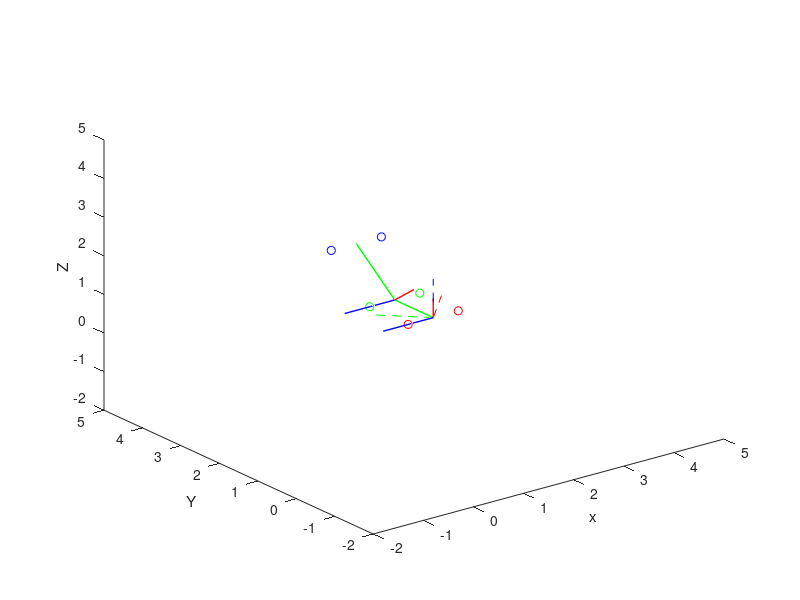

The MATLAB script that drew this image:
clear all;

% Creating four points emulating marker from distal segments
point1d = [1 1 1];
point2d = [2 1 1];
point3 = [2 2 1];
point4 = [1 2 1];

% Creating  points emulating marker from proximal segments
point1p = [2 3 2];
point2p = [1 3 2]; 

% Plotting 4 points
figure;
plot3(point1d(1),point1d(2),point1d(3),'or');
hold on;
plot3(point2d(1),point2d(2),point2d(3),'or');
plot3(point3(1),point3(2),point3(3),'og');
plot3(point4(1),point4(2),point4(3),'og');

plot3(point1p(1),point1p(2),point1p(3),'ob');
plot3(point2p(1),point2p(2),point2p(3),'ob');

xlabel(' x ');
ylabel(' Y ');
zlabel(' Z ');
xlim([-2 5])
ylim([-2 5])
zlim([-2 5])


% Creating distal segment axis
distal_origin  = (point1d + point2d)/2;
distal_end  = (point3 + point4)/2;

distal_y_v = distal_end - distal_origin;
distal_y_v_p = [distal_origin; distal_origin+distal_y_v];
distal_y_uv = distal_y_v./vecnorm(distal_y_v);

distal_z_v = point2d - distal_origin;
distal_z_v_p = [distal_origin; distal_origin+distal_z_v];
distal_z_uv = distal_z_v./vecnorm(distal_z_v);

distal_x_v = cross(distal_z_v, distal_y_v);
distal_x_v_p = [distal_origin; distal_origin+distal_x_v];
distal_x_uv = distal_x_v./vecnorm(distal_x_v);

distal_z_v = cross(distal_x_uv, distal_y_uv);
distal_z_v_p = [distal_origin; distal_origin+distal_z_v];
distal_z_uv = distal_z_v./vecnorm(distal_z_v);

plot3(distal_y_v_p(:,1),distal_y_v_p(:,2),distal_y_v_p(:,3),'g', 'LineWidth',1);
plot3(distal_z_v_p(:,1),distal_z_v_p(:,2),distal_z_v_p(:,3),'b', 'LineWidth',1);
plot3(distal_x_v_p(:,1),distal_x_v_p(:,2),distal_x_v_p(:,3),'r', 'LineWidth',1);

% Creating proximal segment axis
proximal_origin  = (point3 + point4)/2;
proximal_end  = (point1p + point2p)/2;

proximal_y_v = proximal_end - proximal_origin;
proximal_y_v_p = [proximal_origin; proximal_origin+proximal_y_v];
proximal_y_uv = proximal_y_v./vecnorm(proximal_y_v);

proximal_z_v = point3 - proximal_origin;
proximal_z_v_p = [proximal_origin; proximal_origin+proximal_z_v];
proximal_z_uv = proximal_z_v./vecnorm(proximal_z_v);

proximal_x_v = cross(proximal_z_v, proximal_y_v);
proximal_x_v_p = [proximal_origin; proximal_origin+proximal_x_v];
proximal_x_uv = proximal_x_v./vecnorm(proximal_x_v);

proximal_z_v = cross(proximal_x_uv, proximal_y_uv);
proximal_z_v_p = [proximal_origin; proximal_origin+proximal_z_v];
proximal_z_uv = proximal_z_v./vecnorm(proximal_z_v);

plot3(proximal_y_v_p(:,1),proximal_y_v_p(:,2),proximal_y_v_p(:,3),'g', 'LineWidth',1);
plot3(proximal_z_v_p(:,1),proximal_z_v_p(:,2),proximal_z_v_p(:,3),'b', 'LineWidth',1);
plot3(proximal_x_v_p(:,1),proximal_x_v_p(:,2),proximal_x_v_p(:,3),'r', 'LineWidth',1);

% Creating rotation matrices
rot_dist = [distal_x_uv' distal_y_uv' distal_z_uv'];
rot_prox = [proximal_x_uv' proximal_y_uv' proximal_z_uv'];

% Combining the proximal and distal rotation matrix
rot_prox_dist = rot_prox' * rot_dist;
% rot_prox_dist = rot_dist' * rot_prox;

% extracting the unit vectors from the new rotation matrix
rot_x_uv = rot_prox_dist(:,1)';
rot_y_uv = rot_prox_dist(:,2)';
rot_z_uv = rot_prox_dist(:,3)';

% plotting the unit vectors
rot_x_p = [distal_origin; distal_origin+rot_x_uv];
rot_y_p = [distal_origin; distal_origin+rot_y_uv];
rot_z_p = [distal_origin; distal_origin+rot_z_uv];

pause(10)
plot3(rot_x_p(:,1),rot_x_p(:,2),rot_x_p(:,3),'--r', 'LineWidth',0.5);
plot3(rot_y_p(:,1),rot_y_p(:,2),rot_y_p(:,3),'--g', 'LineWidth',0.5);
plot3(rot_z_p(:,1),rot_z_p(:,2),rot_z_p(:,3),'--b', 'LineWidth',0.5);

% computing the rotation angles using ZXY euler sequence
beta = atan2(sqrt((rot_prox_dist(1,2)^2)+(rot_prox_dist(2,2)^2)), rot_prox_dist(3,2));
alpha = atan2(-rot_prox_dist(1, 2),rot_prox_dist(2,2));
gamma = atan2(-rot_prox_dist(3,1),rot_prox_dist(3,3));

beta_deg = rad2deg(beta)
alpha_deg = rad2deg(alpha)
gamma_deg = rad2deg(gamma)
